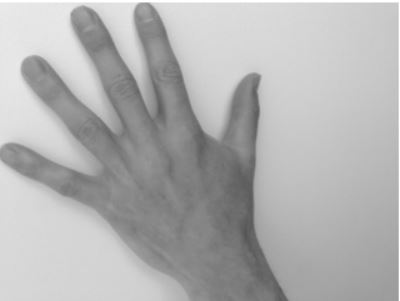
#> input picture 10ImageSementationMetrics/hands1.JPG, 400 x 301 px
$ python Dice.py
#> lines starting #> are read from the running program, lines starting #| are printed output that depends on the picture
# -*- coding: utf-8 -*-
"""
Created on Tue Sep 20 10:03:34 2022

@author: karaci
"""
import cv2
from matplotlib import pyplot as plt
import numpy as np
from skimage.segmentation import active_contour
from skimage.filters import gaussian

from sklearn.metrics import jaccard_score

def jackard(y_true, y_pred):
    jaccard = jaccard_score(y_true.flatten(), y_pred.flatten(),average="macro")
    return jaccard


# [9 lines of commented-out code are left out]


def dice_coefficient(y_true, y_pred):
    jaccard = jaccard_score(y_true.flatten(), y_pred.flatten(),average="macro")
    return 2*jaccard / (1 + jaccard)


imorginal = cv2.imread('hands1.JPG')
#> imorginal is the input picture: shape (301, 400, 3); min 85, max 255, mean 177.5

#imgray = cv2.cvtColor(imorginal, cv2.COLOR_BGR2GRAY)

#resim üzerinde active contour işlemi yapıldığında aşağıdaki resim elde edilir.
imsegmentationed = cv2.imread('segmentationed.jpg')
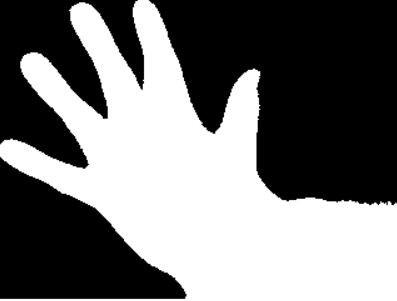
#> input picture 10ImageSementationMetrics/segmentationed.JPG, 397 x 301 px, found by its file name
#> imsegmentationed is the input picture: shape (301, 397, 3); min 0, max 255, mean 117.7
#imsegmentationed ile aynı boyuta getiriliyor.
#Resimler orginal olmadığı ekran yakalama ile alındığında bu gerekli
imorginal=imorginal[:,0:397,:]
#> imorginal: shape (301, 397, 3)

dice=dice_coefficient(imsegmentationed,imorginal)
#> in dice_coefficient, `jaccard = jaccard_score(y_true.flatten(), y_pred.flatten(),average="ma..`: jaccard = 4.22e-05
#> dice = 8.44e-05
print("Dice=",dice)
#| Dice= 8.435184714603779e-05

jackard=jackard(imsegmentationed,imorginal)
#> in jackard, `jaccard = jaccard_score(y_true.flatten(), y_pred.flatten(),average="ma..`: jaccard = 4.22e-05
#> jackard = 4.22e-05
print("Jackard=",jackard)
#| Jackard= 4.217770245657419e-05

dice=dice_coefficient(imorginal,imorginal)
#> dice = 1
print("Dice=",dice)
#| Dice= 1.0


plt.subplot(2, 2, 1)
plt.imshow(imorginal)
plt.subplot(2, 2, 2)
plt.imshow(imsegmentationed)

plt.show()
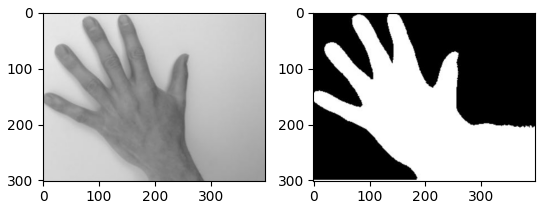
#> figure drawn by matplotlib, 2 panels
